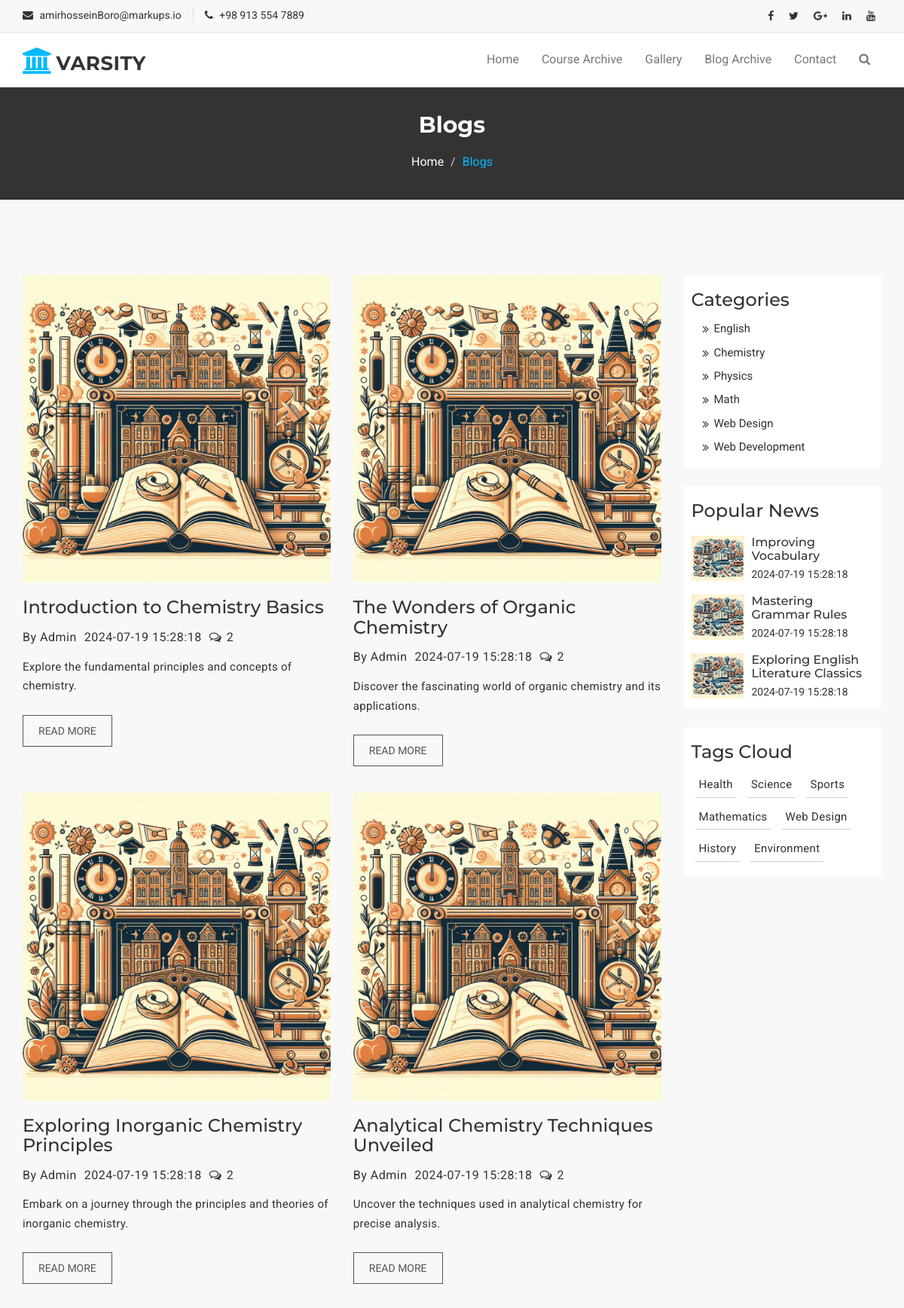
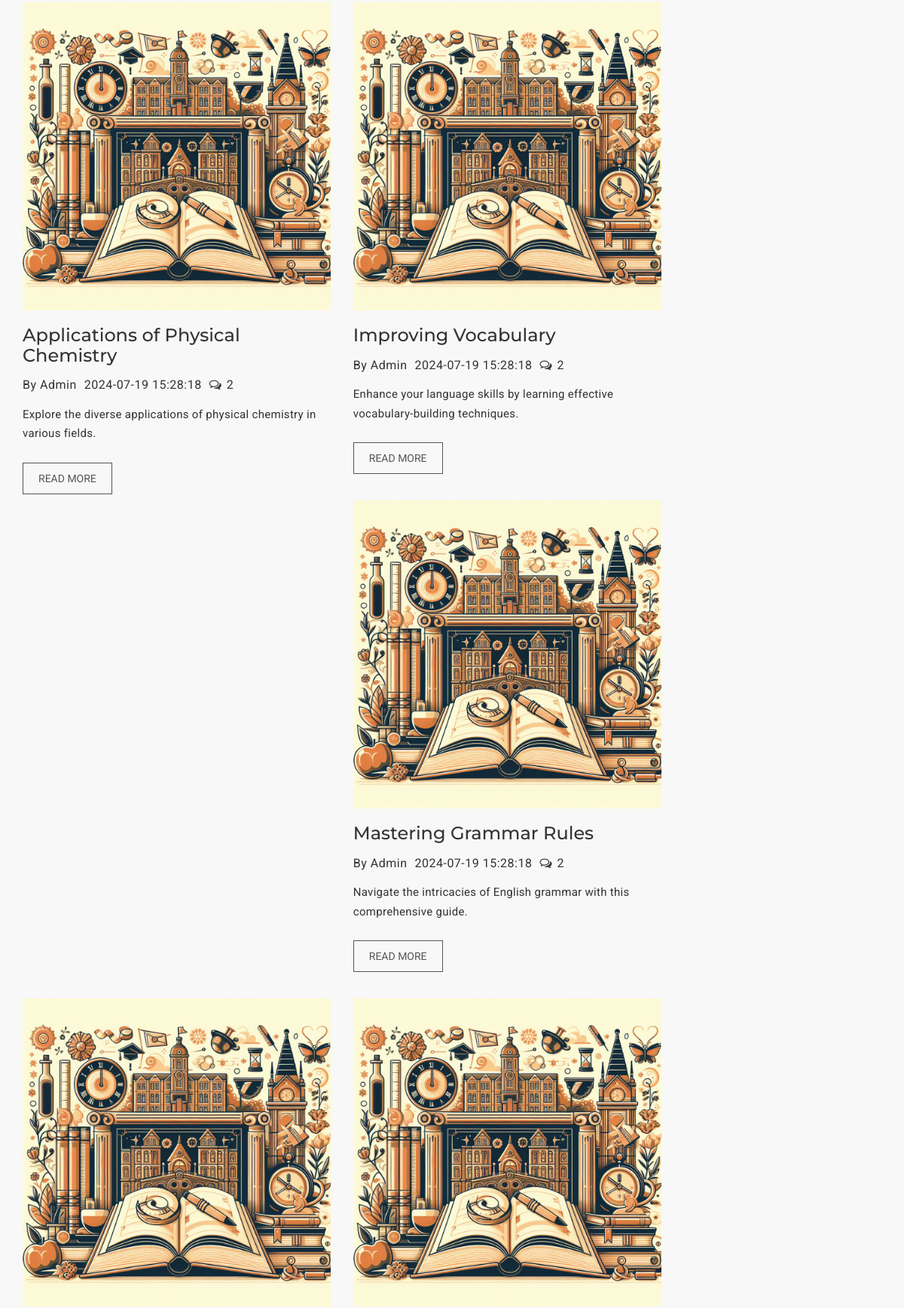
Screenshot of /blog.php (upper part) with the database file from the repository (2 pictures, top to bottom).
### tables this page shows
CREATE TABLE IF NOT EXISTS Blogs (
    blog_id INT AUTO_INCREMENT PRIMARY KEY,
    title VARCHAR(255) NOT NULL,
    summary VARCHAR(512) NOT NULL,
    content TEXT,
    author_id INT,
    category_id INT,
    photo_address VARCHAR(255),
    post_date TIMESTAMP DEFAULT CURRENT_TIMESTAMP,
    FOREIGN KEY (author_id) REFERENCES Users(user_id),
    FOREIGN KEY (category_id) REFERENCES Categories(category_id)
);

### blog.php (the view, shortened to what this page needs)
<?php
$servername = "localhost";
$username = "root";
$password = "";
$database = "varsity";
$category_name = "";
try {
    $conn = new PDO("mysql:host=$servername;dbname=$database", $username, $password);
    $conn->setAttribute(PDO::ATTR_ERRMODE, PDO::ERRMODE_EXCEPTION);
    if (isset($_GET['cat'])) {
        $receivedValue = $_GET['cat'];
        $stmt = $conn->prepare("SELECT b.*, cat.name AS category_name, COALESCE(comment_counts.num_comments, 0) AS num_comments
                                        FROM Blogs b
                                        JOIN Categories cat ON b.category_id = cat.category_id
                                        LEFT JOIN (
                                            SELECT blog_id, COUNT(*) AS num_comments
                                            FROM Comments
                                            GROUP BY blog_id
                                        ) comment_counts ON b.blog_id = comment_counts.blog_id
                                        WHERE b.category_id = :receivedValue;");
        $stmt->bindParam(':receivedValue', $receivedValue);
        $stmt2 = $conn->prepare("SELECT * FROM Categories WHERE category_id = :receivedValue");
        $stmt2->bindParam(':receivedValue', $receivedValue);
        $stmt2->execute();
        $categories = $stmt2->fetchAll(PDO::FETCH_ASSOC);
        if (!empty($categories))
            $category_name = $categories[0]["name"];
    } else {
        $stmt = $conn->prepare("SELECT b.*, cat.name AS category_name, COALESCE(comment_counts.num_comments, 0) AS num_comments
                                    FROM Blogs b
                                    JOIN Categories cat ON b.category_id = cat.category_id
                                    LEFT JOIN (
                                        SELECT blog_id, COUNT(*) AS num_comments
                                        FROM Comments
                                        GROUP BY blog_id
                                    ) comment_counts ON b.blog_id = comment_counts.blog_id;");
    }
    $stmt->execute();
    $blogs = $stmt->fetchAll(PDO::FETCH_ASSOC);
    $stmt = $conn->prepare("SELECT b.*, COUNT(c.comment_id) AS comment_count
                                FROM Blogs b
                                LEFT JOIN Comments c ON b.blog_id = c.blog_id
                                GROUP BY b.blog_id, b.title
                                ORDER BY comment_count DESC
                                LIMIT 3;");
    $stmt->execute();
    $topBlogs = $stmt->fetchAll(PDO::FETCH_ASSOC);
} catch (PDOException $e) {
    echo "Error: " . $e->getMessage();
}
?>
<!DOCTYPE html>
<html lang="en">
<head>
    <link href="assets/css/font-awesome.css" rel="stylesheet">
    <link href="assets/css/bootstrap.css" rel="stylesheet">
    <link rel="stylesheet" type="text/css" href="assets/css/slick.css">
    <link rel="stylesheet" href="assets/css/jquery.fancybox.css" type="text/css" media="screen"/>
    <link id="switcher" href="assets/css/theme-color/default-theme.css" rel="stylesheet">
    <link href="assets/css/style.css" rel="stylesheet">
</head>
<body>
<header id="mu-header">
    <div class="container">
        <div class="row">
            <div class="col-lg-12 col-md-12">
                <div class="mu-header-area">
                    <div class="row">
                        <div class="col-lg-6 col-md-6 col-sm-6 col-xs-6">
                            <div class="mu-header-top-left">
                                <div class="mu-top-email">
                                    <i class="fa fa-envelope"></i>
                                    <span>amirhosseinBoro@markups.io</span>
                                </div>
                                <div class="mu-top-phone">
                                    <i class="fa fa-phone"></i>
                                    <span>+98 913 554 7889</span>
                                </div>
                            </div>
                        </div>
                        <div class="col-lg-6 col-md-6 col-sm-6 col-xs-6">
                            <div class="mu-header-top-right">
                                <nav>
                                    <ul class="mu-top-social-nav">
                                        <li><a href="https://facebook.com/social_user_varsity"><span
                                                        class="fa fa-facebook"></span></a></li>
                                        <li><a href="https://twitter.com/@social_user_varsity"><span
                                                        class="fa fa-twitter"></span></a></li>
                                        <li><a href="https://google-plus.com/@social_user_varsity"><span
                                                        class="fa fa-google-plus"></span></a></li>
                                        <li><a href="https://linkedin.com/user/social_user_varsity"><span
                                                        class="fa fa-linkedin"></span></a></li>
                                        <li><a href="https://youtube.com/@social_user_varsity"><span
                                                        class="fa fa-youtube"></span></a></li>
                                    </ul>
                                </nav>
                            </div>
                        </div>
                    </div>
                </div>
            </div>
        </div>
    </div>
</header>
<section id="mu-menu">
    <nav class="navbar navbar-default" role="navigation">
        <div class="container">
            <div class="navbar-header">
                <a class="navbar-brand" href="index.php"><i class="fa fa-university"></i><span>Varsity</span></a>
            </div>
            <div id="navbar" class="navbar-collapse collapse">
                <ul id="top-menu" class="nav navbar-nav navbar-right main-nav">
                    <li><a href="index.php">Home</a></li>
                    <li><a href="course.php">Course Archive</a></li>
                    <li><a href="gallery.php">Gallery</a></li>
                    <li><a href="blog.php">Blog Archive</a></li>
                    <li><a href="contact.php">Contact</a></li>
                    <li><a href="#" id="mu-search-icon"><i class="fa fa-search"></i></a></li>
                </ul>
            </div>
        </div>
    </nav>
</section>
<section id="mu-page-breadcrumb">
    <div class="container">
        <div class="row">
            <div class="col-md-12">
                <div class="mu-page-breadcrumb-area">
                    <h2><?php echo $category_name; ?> Blogs</h2>
                    <ol class="breadcrumb">
                        <li>Home</li>
                        <li class="active">Blogs</li>
                    </ol>
                </div>
            </div>
        </div>
    </div>
</section>
<section id="mu-course-content">
    <div class="container">
        <div class="row">
            <div class="col-md-12">
                <div class="mu-course-content-area">
                    <div class="row">
                        <div class="col-md-9">
                            <div class="mu-course-container mu-blog-archive">
                                <div class="row">
                                    <?php foreach ($blogs as $blog): ?>
                                        <div class="col-md-6 col-sm-6">
                                            <article class="mu-blog-single-item">
                                                <figure class="mu-blog-single-img">
                                                    <a href="blog-detail.php?id=<?php echo $blog['blog_id']; ?>"><img
                                                                src="assets/img/blogs/cover_<?php echo $blog['photo_address']; ?>"
                                                                alt="img"></a>
                                                    <figcaption class="mu-blog-caption">
                                                        <h3>
                                                            <a href="blog-detail.php?id=<?php echo $blog['blog_id']; ?>"><?php echo $blog['title']; ?></a>
                                                        </h3>
                                                    </figcaption>
                                                </figure>
                                                <div class="mu-blog-meta">
                                                    <a>By Admin</a>
                                                    <a><?php echo $blog['post_date']; ?></a>
                                                    <span><i class="fa fa-comments-o"></i><?php echo $blog['num_comments']; ?></span>
                                                </div>
                                                <div class="mu-blog-description">
                                                    <p><?php echo $blog['summary']; ?></p>
                                                    <a class="mu-read-more-btn"
                                                       href="blog-detail.php?id=<?php echo $blog['blog_id']; ?>">Read
                                                        More</a>
                                                </div>
                                            </article>
                                        </div>
                                    <?php endforeach; ?>
                                </div>
                            </div>
                        </div>
                        <div class="col-md-3">
                            <aside class="mu-sidebar">
                                <div class="mu-single-sidebar">
                                    <h3>Categories</h3>
                                    <ul class="mu-sidebar-catg">
                                        <li><a href="blog.php?cat=1">English</a></li>
                                        <li><a href="blog.php?cat=2">Chemistry</a></li>
                                        <li><a href="blog.php?cat=3">Physics</a></li>
                                        <li><a href="blog.php?cat=4">Math</a></li>
                                        <li><a href="blog.php?cat=5">Web Design</a></li>
                                        <li><a href="blog.php?cat=6">Web Development</a></li>
                                    </ul>
                                </div>
                                <div class="mu-single-sidebar">
                                    <h3>Popular News</h3>
                                    <div class="mu-sidebar-popular-courses">
                                        <?php foreach ($topBlogs as $blog): ?>
                                            <div class="media">
                                                <div class="media-left">
                                                    <a href="blog-detail.php?id=<?php echo $blog['blog_id']; ?>">
                                                        <img class="media-object"
                                                             src="assets/img/blogs/popular_<?php echo $blog['photo_address']; ?>"
                                                             alt="img">
                                                    </a>
                                                </div>
                                                <div class="media-body">
                                                    <h4 class="media-heading"><a
                                                                href="blog-detail.php?id=<?php echo $blog['blog_id']; ?>"><?php echo $blog['title']; ?></a>
                                                    </h4>
                                                    <span class="popular-course-price"><?php echo $blog['post_date']; ?></span>
                                                </div>
                                            </div>
                                        <?php endforeach; ?>
                                    </div>
                                </div>
                                <div class="mu-single-sidebar">
                                    <h3>Tags Cloud</h3>
                                    <div class="tag-cloud">
                                        <a href="search.php?search=Health">Health</a>
                                        <a href="search.php?search=Science">Science</a>
                                        <a href="search.php?search=Sports">Sports</a>
                                        <a href="search.php?search=Mathematics">Mathematics</a>
                                        <a href="search.php?search=Web">Web Design</a>
                                        <a href="search.php?search=History">History</a>
                                        <a href="search.php?search=Environment">Environment</a>
                                    </div>
                                </div>
                            </aside>
                        </div>
                    </div>
                </div>
            </div>
        </div>
    </div>
</section>
</body>
</html>

### assets/css/theme-color/default-theme.css (style rules this page uses)
#mu-menu .navbar-header .navbar-brand i { color: #01bafd; }
#mu-page-breadcrumb .mu-page-breadcrumb-area .breadcrumb .active { color: #01bafd; }
#mu-course-content { background-color: #f8f8f8; display: inline; float: left; padding: 100px 0; width: 100%; }
#mu-course-content .mu-course-content-area { display: inline; float: left; width: 100%; }
#mu-course-content .mu-course-content-area .mu-course-container { display: inline; float: left; width: 100%; }

### rows the page displays
blogs: photo_address (placeholder picture), title "Introduction to Chemistry Basics", post_date "2024-07-19 15:28:18", num_comments "2", summary "Explore the fundamental principles and concepts of chemistry."
blogs: photo_address (placeholder picture), title "The Wonders of Organic Chemistry", post_date "2024-07-19 15:28:18", num_comments "2", summary "Discover the fascinating world of organic chemistry and its applications."
blogs: photo_address (placeholder picture), title "Exploring Inorganic Chemistry Principles", post_date "2024-07-19 15:28:18", num_comments "2", summary "Embark on a journey through the principles and theories of inorganic chemistry."
blogs: photo_address (placeholder picture), title "Analytical Chemistry Techniques Unveiled", post_date "2024-07-19 15:28:18", num_comments "2", summary "Uncover the techniques used in analytical chemistry for precise analysis."
blogs: photo_address (placeholder picture), title "Applications of Physical Chemistry", post_date "2024-07-19 15:28:18", num_comments "2", summary "Explore the diverse applications of physical chemistry in various fields."
blogs: photo_address (placeholder picture), title "Improving Vocabulary", post_date "2024-07-19 15:28:18", num_comments "2", summary "Enhance your language skills by learning effective vocabulary-building techniques."
blogs: photo_address (placeholder picture), title "Mastering Grammar Rules", post_date "2024-07-19 15:28:18", num_comments "2", summary "Navigate the intricacies of English grammar with this comprehensive guide."
blogs: photo_address (placeholder picture), title "Exploring English Literature Classics", post_date "2024-07-19 15:28:18"
blogs: photo_address (placeholder picture)
